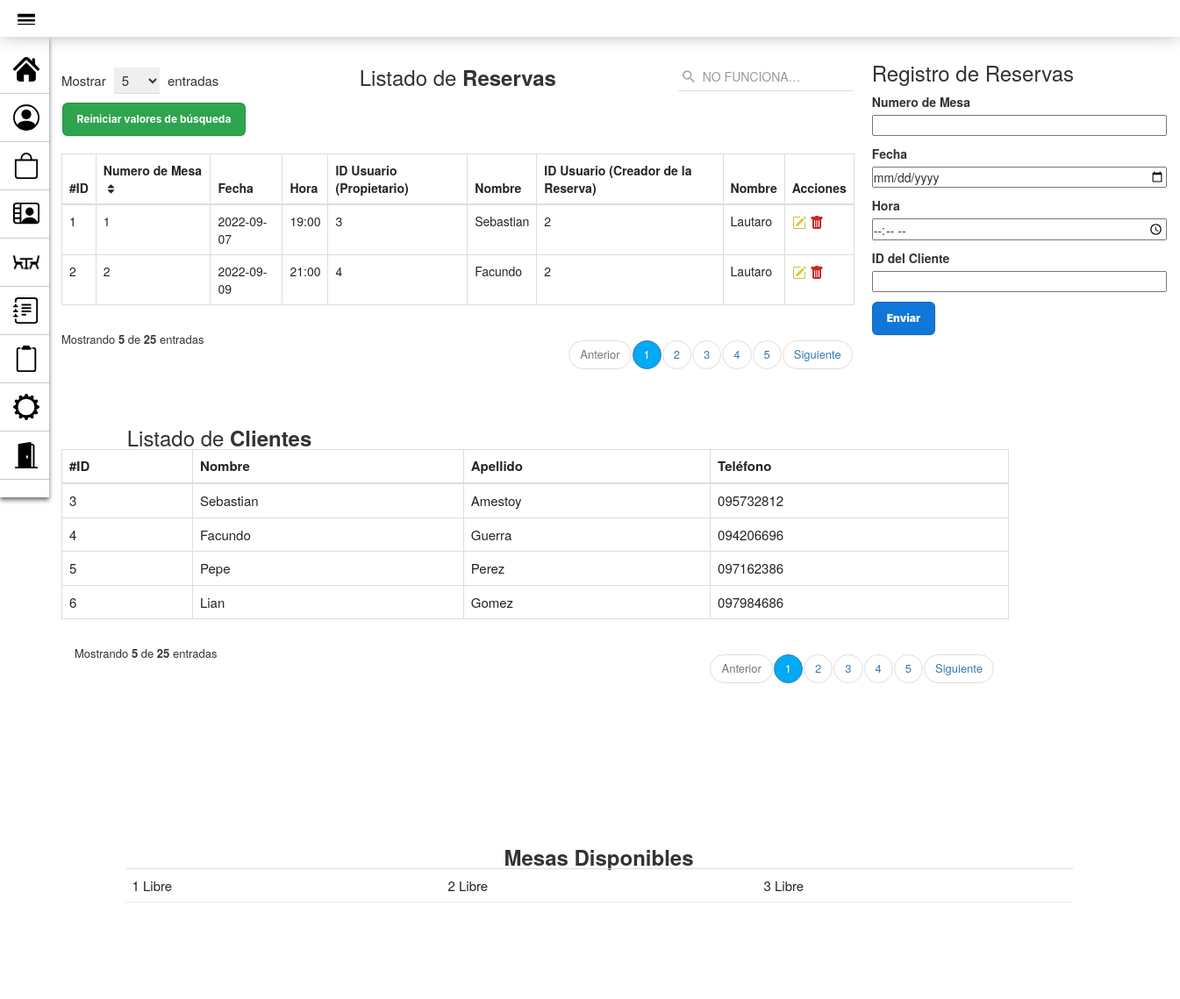
The app's page /PAGINA_GestionReservas.php, older data.
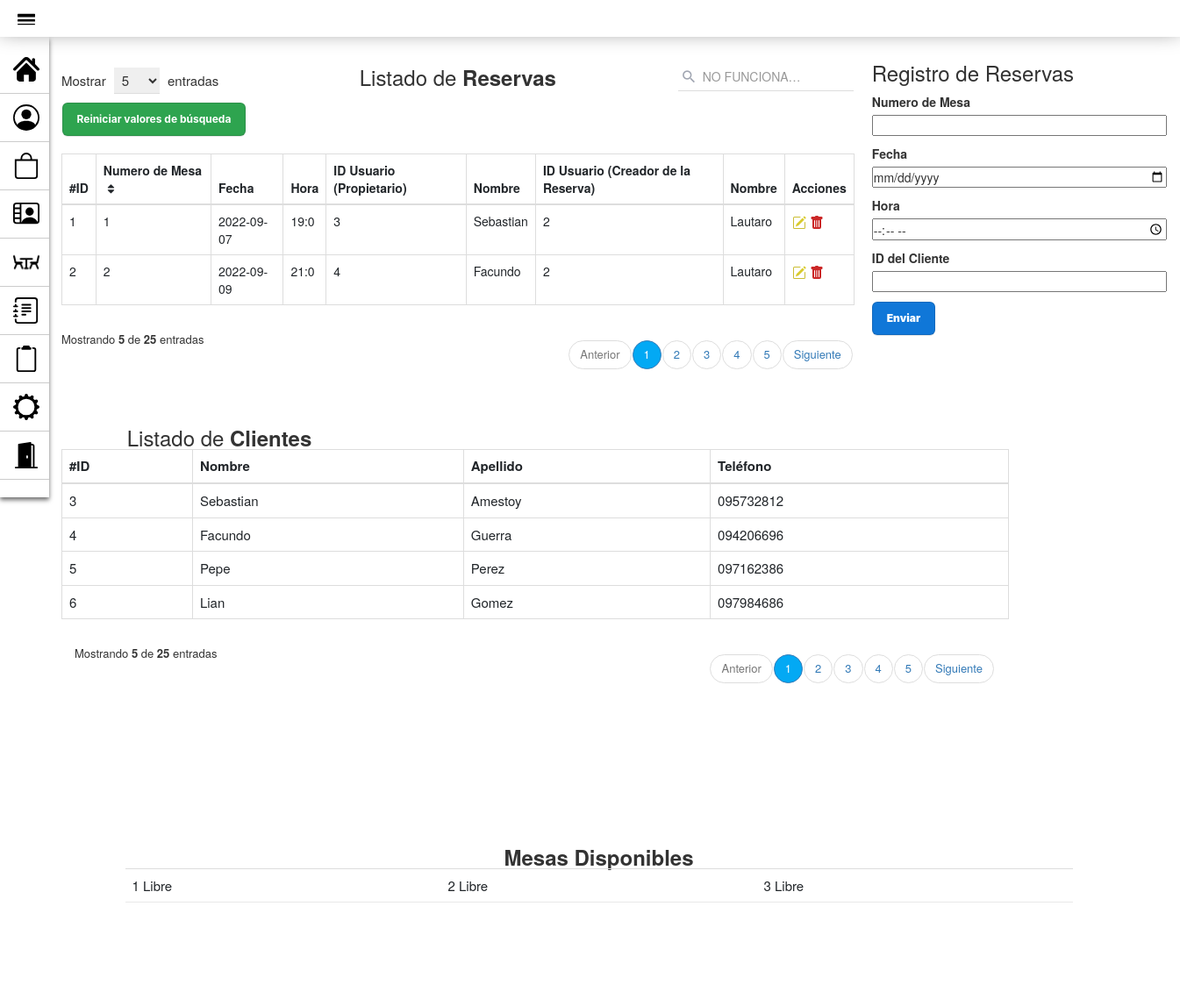
The same page, newer data.
### tables this page shows
CREATE TABLE `reserva` (
  `id_reserva` int(10) PRIMARY KEY NOT NULL AUTO_INCREMENT COMMENT 'ID de Mesa',
  `mesa` int(10) NULL COMMENT 'Numero de Mesa',
  `fecha` date NOT NULL COMMENT 'Fecha en la que se ocupo la Mesa',
  `hora` varchar(4) NOT NULL COMMENT 'Hora en que se ocupo la Mesa',
  `cliente` int(10) NULL COMMENT 'Cliente que ocupo la Mesa',
  `empleado` int(10) NULL COMMENT 'Empleado que atendio la Mesa',
  CONSTRAINT cliente FOREIGN KEY (cliente) REFERENCES usuario(id_usuario),
  CONSTRAINT empleado FOREIGN KEY (empleado) REFERENCES usuario(id_usuario),
  CONSTRAINT mesa FOREIGN KEY (mesa) REFERENCES mesa(id_mesa)
);

### modelo/conexion.php (called while the page is built)
<?php
class Conectar{
    public static function conexion (){
        try{
            $host ="localhost";
            $user ="root";
            $pass="";
            $bd="proyecto_grupo2";
            $con = mysqli_connect($host,$user,$pass);
            mysqli_select_db($con,$bd);
            return $con;
        }catch(Exception $e){
    die('Error'.$e->getMessage());
    echo "La linea de error " . $e->getLine();
        }
    }
    }
?>

### modelo/Reserva.php (called while the page is built, shortened)
<?php
class Reserva
{
    private $con;
    private $reserva;
    public function __construct()
    {
        require_once("conexion.php");
        $this->con = conectar::conexion();
    }
    public function listar_reservas()
    {
        $sql = "SELECT reserva.id_reserva, reserva.mesa, reserva.fecha, reserva.hora, reserva.cliente, reserva.empleado
        FROM reserva , usuario
        WHERE reserva.cliente = usuario.id_usuario ORDER BY id_reserva";
        $query = mysqli_query($this->con, $sql);
        while ($filas = mysqli_fetch_array($query)) {
            $this->reserva[] = $filas;
        }
        return $this->reserva;
    }
}
?>

### vista/Reserva_view.php (the view, shortened to what the changed rows need)
<!DOCTYPE html>
<html lang="es">
<head>
    <link rel="stylesheet" href="assets/styles2.css">
    <link href="https://cdn.jsdelivr.net/npm/bootstrap@5.2.0/dist/css/bootstrap.min.css" rel="stylesheet">
    <link href="https://maxcdn.bootstrapcdn.com/bootstrap/3.3.7/css/bootstrap.min.css" rel="stylesheet">
</head>
<body>
    <div class="container">
        <div class="table-responsive">
            <div class="table-wrapper">
                <div class="table-title">
                    <div class="row">
                        <div class="col-xs-4">
                            <h2 class="text-center">Listado de <b>Reservas</b></h2>
                        </div>
                        <?php require_once("vista/buscar_reserva_view.php"); ?>
                        <table class="table table-bordered">
                            <thead>
                                <tr>
                                    <th>#ID</th>
                                    <th>Numero de Mesa<i class="fa fa-sort"></i></th>
                                    <th>Fecha</th>
                                    <th>Hora</th>
                                    <th>ID Usuario (Propietario)</th>
                                    <th>Nombre</th>
                                    <th>ID Usuario (Creador de la Reserva)</th>
                                    <th>Nombre</th>
                                    <th>Acciones</th>
                                </tr>
                            </thead>
                            <tbody>
                                <?php foreach ($matrizReserva as $reserva) : ?>
                                    <tr>
                                        <td scope="row"><?php echo $reserva['id_reserva'] ?></td>
                                        <td><?php echo $reserva['mesa'] ?></td>
                                        <td><?php echo $reserva['fecha'] ?></td>
                                        <td><?php echo $reserva['hora'] ?></td>
                                        <td><?php echo $reserva['cliente']; ?></td>
                                        <td><?php echo $_SESSION['cliente_reserva'] ?></td>
                                        <td><?php echo $reserva['empleado'] ?></td>
                                        <td><?php echo $_SESSION['empleado_reserva'] ?></td>
                                        <td>
                                            <a href="ModificarReserva_pagina.php?id=<?php echo $reserva['id_reserva'] ?>" title="Editar"><img src="assets/iconos/icono-editar-2.svg"></a>
                                            <a href="controlador/eliminar_Reserva_controlador.php?id=<?php echo $reserva['id_reserva'] ?>" title="Eliminar" onclick="javascript:return asegurar();"><img src="assets/iconos/icono-papelera.svg"></a>
                                        </td>
                                    </tr>
                                <?php endforeach; ?>
                            </tbody>
                        </table>
                    </div>
                </div>
</body>
</html>

Row changes from the older to the newer data that the page shows:
changed reserva id 1: hora "19:00" → "19:0"
changed reserva id 2: hora "21:00" → "21:0"
